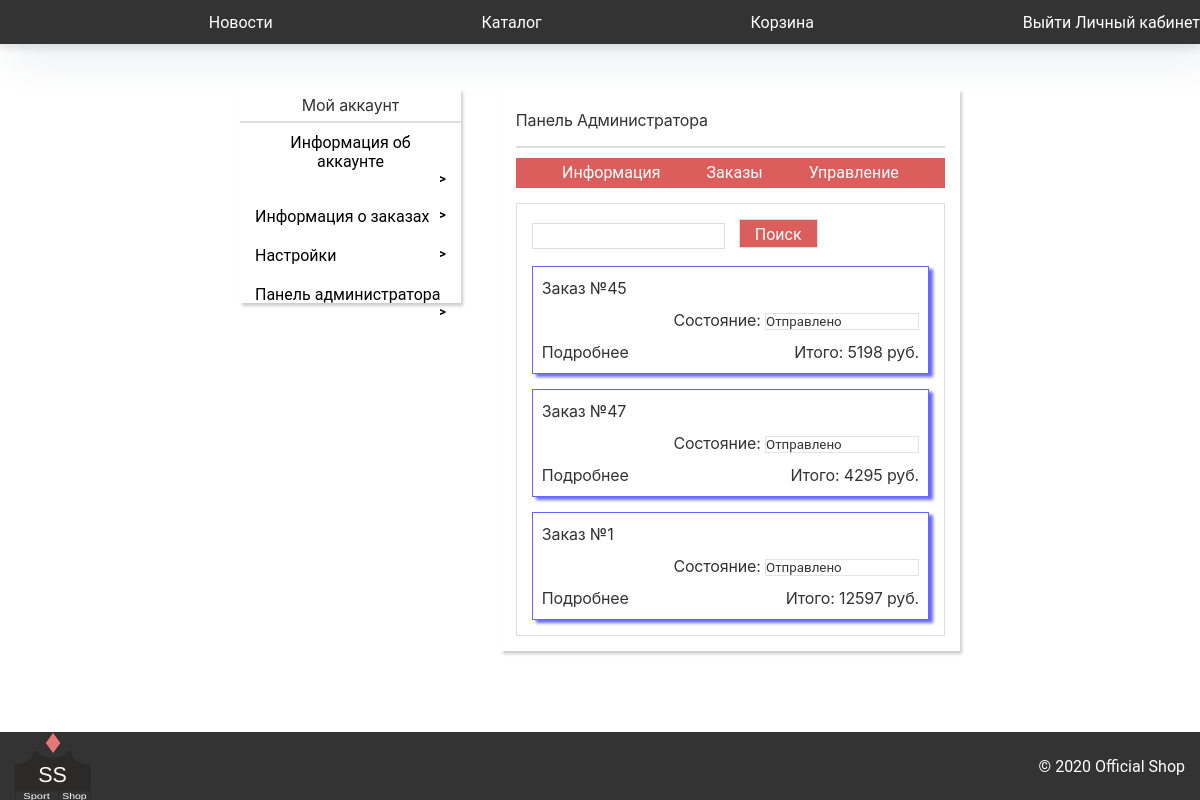
/cabinet/admin/orders/ (signed in), run on the app's committed database.
### Cabinet/models.py (models this page shows, shortened)
class Orders(models.Model):
    userName =  models.TextField()
    goodId  =   models.IntegerField()
    count = models.IntegerField()
    result = models.IntegerField(default = 0)
    numberOfOrder = models.TextField()
    status = models.TextField(default = "Отправлено")

### Cabinet/views.py (the view)
# urls.py: path('admin/orders/', views.cabinet_admin_orders, name="cabinet_admin_orders"),
def cabinet_admin_orders(request):
    if request.POST:
        try:
            id = request.POST["hiddenId"]
            stat = request.POST["stat"]
            orders = Orders.objects.filter(numberOfOrder = id)
            if(stat == "Удалить"):
                orders = Orders.objects.filter(numberOfOrder = id)
                for i in orders:
                    i.delete()
                return HttpResponseRedirect("/cabinet/admin/orders")
            for i in orders:
                i.status = stat
                i.save()
            orders = Orders.objects.all().order_by('-id')
        except Exception as e:
            search = request.POST["search"]
            orders = Orders.objects.filter(numberOfOrder = search).order_by('-id')
            if search == "":
                orders = Orders.objects.all().order_by('-id')
    else:
        orders = Orders.objects.all().order_by('-id')
    alreadyOrders = []
    allNumOfOrders = set()
    for i in orders:
        allNumOfOrders.add(i.numberOfOrder)
    for i in allNumOfOrders:
        order = {}
        goods = []
        orders = Orders.objects.filter(numberOfOrder = i).order_by('-id')
        for j in orders:
            order['result'] = j.result
            order['userName'] = j.userName
            AboutGood = About_goods.objects.get(id = j.goodId)
            goods.append({"good" : AboutGood,
                          'count' : j.count,
                          "price": j.count*AboutGood.price})
        order['status'] = j.status
        order['numberOfOrder'] = i
        order['goods'] = goods
        alreadyOrders.append(order)
    dict = {"aunt":True, "orders" : alreadyOrders}
    return checkAunt(request, "adminblock_orders", dict, 1)

### Cabinet/views.py (called while the page is built)
def checkAunt(request, what, dict, admin = 0):
    if request.user.is_authenticated:
        count = calculate_new(request.session["user"])
        newGoods = "" if count == 0 else count
        ID = request.session['id']
        usr = User.objects.get(id = ID)
        dict['admin'] = usr.is_staff
        dict["goodsInBasket"] = newGoods
        if(admin):
            if(dict['admin']):
                return render(request, "CabinetTemp/"+ what +".html", dict)
            else:
                return HttpResponseRedirect("/cabinet")
        return render(request, "CabinetTemp/"+ what +".html", dict)
    return HttpResponseRedirect("/main")

### Main/basket_new_goods.py (called while the page is built)
def calculate_new(userName):
    result = 0
    try:
        goods = Goods_of_user.objects.filter(userName = userName)
        for i in goods:
            if(i.checked == 0):
                result+=1
        return result
    except Exception as e:
        return result

### Registration/templates/CabinetTemp/adminblock_orders.html (shortened to what this page needs)
{%extends "CabinetTemp/adminblock.html"%}
{%block adminblock%}
{% load static %}
<div class='a-o-block adminBlock'>
    <div class="a-block">
        <form action="" method="post">
            <input name="search" type="search">
            <button type="submit">Поиск</button>
            {% csrf_token %}</form>
        {%for i in orders%}
        <form id='form{{i.numberOfOrder}}' action='' method = 'post'>
            <div>
                <div class="order">
                    <div class="orderBox">
                        <p>Заказ №{{i.numberOfOrder}} </p>
                        <div class='status'>
                            <p>Состояние:
                                <select name="stat" onchange='document.getElementById("form{{i.numberOfOrder}}").submit()'>
                                    <option  selected>{{i.status}}</option>
                                </select></p>
                            <p>Итого: {{ i.result }} руб.</p>
                        </div>
                        <div style = "font-size:14px;" class='details' onclick='detailBox({{i.numberOfOrder}})'>
                            <p>Подробнее</p>
                        </div>
                    </div>
                </div>
            </div>
        </form>
        {%endfor%}
    </div>
</div>
{%endblock%}

### Registration/static/main.css (style rules this page uses)
:root { --price: red; }
html { cursor: url(/static/cursor/normal.cur), default; }
* { margin: 0; padding: 0; font-family: 'Roboto', sans-serif; }
body { background: #ffffff; margin: 0; padding: 0; display: flex; font-family: "PT Sans", "Helvetica", "Arial", sans-serif; flex-direction: column; min-height: 100vh; }
.box h1, h2, p { font-size: 14px; line-height: 2; font-weight: 400; letter-spacing: -0.01em; font-family: "SF Pro Text", "Myriad Set Pro", "SF Pro Icons", "Helvetica Neue", "Helvetica", "Arial", sans-serif; position: relative; z-index: 1; padding: 0 10px; opacity: 0.8; background: no-repeat; text-decoration: none; -webkit-transition: opacity 0.3s cubic-bezier(0.25, 0.1, 0.25, 1); transition: opacity 0.3s cubic-bezier(0.25, 0.1, 0.25, 1); -webkit-tap-highlight-color: transparent; outline-offset: -7px; }
div, h1, h2, h3, a, p, form, button { font-size: 16px; box-sizing: border-box; margin: 0; padding: 0; }
html { cursor: url(/static/cursor/normal.cur), progress !important; }
select { cursor: url(/static/normal.cur), progress !important; }

### Registration/static/cabinet.css (style rules this page uses)
.mainBlock > div { line-height: 1.9; }
.order { width: 100%; border: 1px solid rgba(0, 0, 255, 0.6); box-shadow: 4px 3px 3px rgba(0, 0, 255, 0.6); }
.details { cursor: pointer; background: none; border: none; box-sizing: content-box; margin-top: 32px; color: black; }
.details { content: ">"; }
.status { float: right; }
.status p:last-child { float: right; }
.order { margin-top: 15px; }
.orderBox { padding: 5px 9px 5px 9px; }
.a-block { padding: 15px; }
.adminBlock { margin-top: 15px; width: 100%; border: 1px solid #ddd; }
.status select { background: none; border: 1px solid #ddd; -webkit-appearance: none; -moz-appearance: none; appearance: none; }
.a-block form:first-child > input { background: none; border: 1px solid #ddd; height: 26px; margin-right: 10px; }
.a-block form:first-child > button { background: #db5e5c; padding: 5px 15px; border: 1px solid #ddd; height: 29px; color: white; }

### data on the page
Orders: numberOfOrder "45"
Orders: stat "Отправлено"
Orders: numberOfOrder "47", stat "Отправлено"
Orders: stat "Отправлено"

### other printed values
{{ i.result }} "5198" "4295" "12597"
{{ i.numberOfOrder }} "1"
